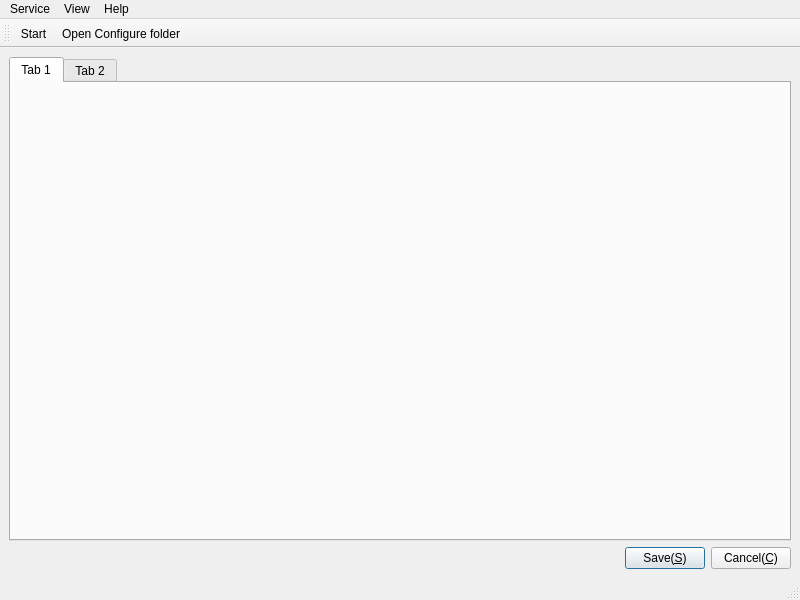
<?xml version="1.0" encoding="UTF-8"?>
<ui version="4.0">
 <class>MainWindow</class>
 <widget class="QMainWindow" name="MainWindow">
  <property name="geometry">
   <rect>
    <x>0</x>
    <y>0</y>
    <width>800</width>
    <height>600</height>
   </rect>
  </property>
  <property name="windowTitle">
   <string>Rabbit remote control service configure</string>
  </property>
  <property name="windowIcon">
   <iconset theme="system-settings"/>
  </property>
  <widget class="QWidget" name="centralwidget">
   <layout class="QGridLayout" name="gridLayout">
    <item row="0" column="0">
     <widget class="QTabWidget" name="twConfigure">
      <property name="currentIndex">
       <number>0</number>
      </property>
      <widget class="QWidget" name="tab">
       <attribute name="title">
        <string notr="true">Tab 1</string>
       </attribute>
      </widget>
      <widget class="QWidget" name="tab_2">
       <attribute name="title">
        <string notr="true">Tab 2</string>
       </attribute>
      </widget>
     </widget>
    </item>
    <item row="1" column="0">
     <layout class="QHBoxLayout" name="horizontalLayout">
      <item>
       <spacer name="horizontalSpacer">
        <property name="orientation">
         <enum>Qt::Horizontal</enum>
        </property>
        <property name="sizeHint" stdset="0">
         <size>
          <width>40</width>
          <height>20</height>
         </size>
        </property>
       </spacer>
      </item>
      <item>
       <widget class="QPushButton" name="pbSave">
        <property name="text">
         <string>Save(&amp;S)</string>
        </property>
        <property name="default">
         <bool>true</bool>
        </property>
       </widget>
      </item>
      <item>
       <widget class="QPushButton" name="pbCancel">
        <property name="text">
         <string>Cancel(&amp;C)</string>
        </property>
       </widget>
      </item>
     </layout>
    </item>
   </layout>
  </widget>
  <widget class="QMenuBar" name="menubar">
   <property name="geometry">
    <rect>
     <x>0</x>
     <y>0</y>
     <width>800</width>
     <height>27</height>
    </rect>
   </property>
   <widget class="QMenu" name="menuService">
    <property name="title">
     <string>Service</string>
    </property>
    <addaction name="actionStart"/>
    <addaction name="separator"/>
    <addaction name="actionOpen_folder"/>
   </widget>
   <widget class="QMenu" name="menuHelp">
    <property name="title">
     <string>Help</string>
    </property>
    <addaction name="actionAbout"/>
   </widget>
   <widget class="QMenu" name="menuView">
    <property name="title">
     <string>View</string>
    </property>
   </widget>
   <addaction name="menuService"/>
   <addaction name="menuView"/>
   <addaction name="menuHelp"/>
  </widget>
  <widget class="QStatusBar" name="statusbar"/>
  <widget class="QToolBar" name="toolBar">
   <property name="windowTitle">
    <string notr="true">toolBar</string>
   </property>
   <attribute name="toolBarArea">
    <enum>TopToolBarArea</enum>
   </attribute>
   <attribute name="toolBarBreak">
    <bool>false</bool>
   </attribute>
   <addaction name="actionStart"/>
   <addaction name="actionOpen_folder"/>
  </widget>
  <action name="actionStart">
   <property name="checkable">
    <bool>true</bool>
   </property>
   <property name="icon">
    <iconset theme="media-playback-start"/>
   </property>
   <property name="text">
    <string>Start</string>
   </property>
   <property name="toolTip">
    <string>Start service</string>
   </property>
   <property name="statusTip">
    <string>Start service</string>
   </property>
   <property name="whatsThis">
    <string>Start service</string>
   </property>
  </action>
  <action name="actionAbout">
   <property name="icon">
    <iconset theme="help-about"/>
   </property>
   <property name="text">
    <string>About</string>
   </property>
  </action>
  <action name="actionDefault">
   <property name="icon">
    <iconset theme="preferences-desktop-theme"/>
   </property>
   <property name="text">
    <string>Default</string>
   </property>
   <property name="toolTip">
    <string>Default style</string>
   </property>
   <property name="statusTip">
    <string>Default style</string>
   </property>
  </action>
  <action name="actionOpen_folder">
   <property name="icon">
    <iconset theme="folder-open"/>
   </property>
   <property name="text">
    <string>Open Configure folder</string>
   </property>
   <property name="toolTip">
    <string>Open configure folder</string>
   </property>
   <property name="statusTip">
    <string>Open configure folder</string>
   </property>
   <property name="whatsThis">
    <string>Open configure folder</string>
   </property>
  </action>
  <action name="actionOpen">
   <property name="icon">
    <iconset theme="document-open"/>
   </property>
   <property name="text">
    <string>Open</string>
   </property>
   <property name="toolTip">
    <string>Open stype</string>
   </property>
   <property name="statusTip">
    <string>Open stype</string>
   </property>
   <property name="whatsThis">
    <string>Open stype</string>
   </property>
  </action>
 </widget>
 <resources/>
 <connections/>
</ui>
